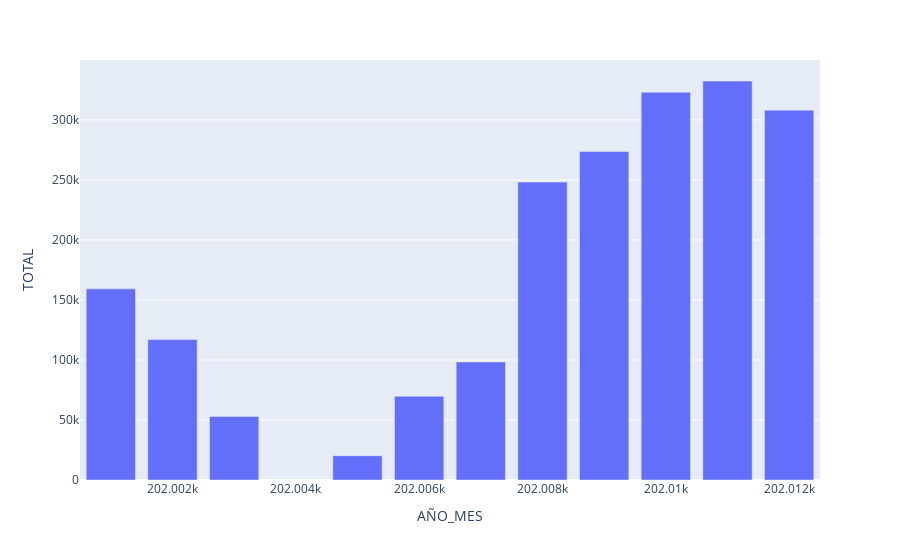

The code cell stored with this chart in its notebook:
### Code cell
px.bar( df_bicicletas, x = "AÑO_MES", y = "TOTAL" )

### Figure 1 — Plotly figure (JSON) as saved in the notebook; plotly's stock layout.template omitted (floating-point values rounded to 4 significant figures)
{"data": [{"alignmentgroup": "True", "hovertemplate": "AÑO_MES=%{x}<br>TOTAL=%{y}<extra></extra>", "legendgroup": "", "marker": {"color": "#636efa", "pattern": {"shape": ""}}, "name": "", "offsetgroup": "", "orientation": "v", "showlegend": false, "textposition": "auto", "type": "bar", "x": [202001, 202002, 202003, 202005, 202006, 202007, 202008, 202009, 202010, 202011, 202012], "xaxis": "x", "y": [159233, 116965, 52951, 20235, 69707, 98328, 248180, 273719, 323130, 332410, 308087], "yaxis": "y"}], "layout": {"barmode": "relative", "legend": {"tracegroupgap": 0}, "margin": {"t": 60}, "xaxis": {"anchor": "y", "domain": [0, 1], "title": {"text": "AÑO_MES"}}, "yaxis": {"anchor": "x", "domain": [0, 1], "title": {"text": "TOTAL"}}}}
